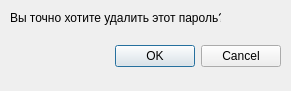
<?xml version="1.0" encoding="UTF-8"?>
<ui version="4.0">
 <class>Delete_password</class>
 <widget class="QDialog" name="Delete_password">
  <property name="geometry">
   <rect>
    <x>0</x>
    <y>0</y>
    <width>291</width>
    <height>91</height>
   </rect>
  </property>
  <property name="windowTitle">
   <string>Dialog</string>
  </property>
  <widget class="QDialogButtonBox" name="buttonBox">
   <property name="geometry">
    <rect>
     <x>-60</x>
     <y>40</y>
     <width>341</width>
     <height>32</height>
    </rect>
   </property>
   <property name="orientation">
    <enum>Qt::Horizontal</enum>
   </property>
   <property name="standardButtons">
    <set>QDialogButtonBox::Cancel|QDialogButtonBox::Ok</set>
   </property>
  </widget>
  <widget class="QLabel" name="label">
   <property name="geometry">
    <rect>
     <x>10</x>
     <y>10</y>
     <width>211</width>
     <height>16</height>
    </rect>
   </property>
   <property name="text">
    <string>Вы точно хотите удалить этот пароль?</string>
   </property>
  </widget>
 </widget>
 <resources/>
 <connections>
  <connection>
   <sender>buttonBox</sender>
   <signal>accepted()</signal>
   <receiver>Delete_password</receiver>
   <slot>accept()</slot>
   <hints>
    <hint type="sourcelabel">
     <x>248</x>
     <y>254</y>
    </hint>
    <hint type="destinationlabel">
     <x>157</x>
     <y>274</y>
    </hint>
   </hints>
  </connection>
  <connection>
   <sender>buttonBox</sender>
   <signal>rejected()</signal>
   <receiver>Delete_password</receiver>
   <slot>reject()</slot>
   <hints>
    <hint type="sourcelabel">
     <x>316</x>
     <y>260</y>
    </hint>
    <hint type="destinationlabel">
     <x>286</x>
     <y>274</y>
    </hint>
   </hints>
  </connection>
 </connections>
</ui>
